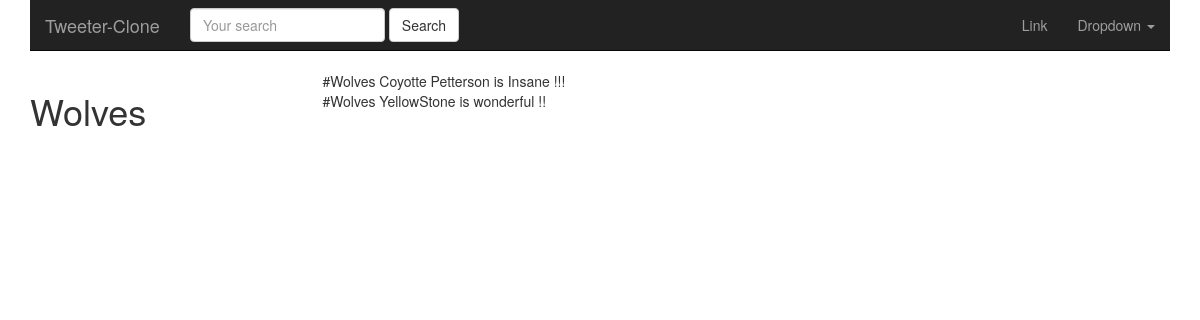
Page /tags/Wolves/ on the committed database.
### hashtags/models.py (models this page shows, shortened)
class HashTag(models.Model):
    tag = models.CharField(max_length=120)
    timestamp = models.DateTimeField(auto_now_add=True)
    def get_tweets(self):
        return Tweet.objects.filter(content__icontains="#" + self.tag)

### tweets/models.py (models this page shows, shortened)
class Tweet(models.Model):
    user        = models.ForeignKey(settings.AUTH_USER_MODEL)
    content     = models.CharField(max_length=255, validators=[validate_content])
    updated     = models.DateTimeField(auto_now=True)
    timestamp   = models.DateTimeField(auto_now_add=True)
    class Meta:
        ordering = ['-timestamp']

### hashtags/views.py (the view)
# urls.py: url(r'^tags/(?P<hashtag>.*)/$', HashTagView.as_view(), name='hashtag'),
class HashTagView(View):
    def get(self, request, hashtag, *args, **kwargs):
        obj, created = HashTag.objects.get_or_create(tag=hashtag)
        return render(request, 'hashtags/tweet_hashtag.html', {"obj": obj})

### hashtags/templates/hashtags/tweet_hashtag.html
{% extends "base.html" %}
{% block content %}
  <div class='row'>
      <div class='col-sm-3 col-xs-12'>
      <h1>{{ obj.tag }}</h1>
      </div>
      <div class='col-sm-9 '>
        {% for tweet in obj.get_tweets %}
          {{ tweet.content }} <br/>
        {% endfor %}
      </div>
  </div>
{% endblock content %}

### rows in the picture
HashTag: tag "Wolves"
Tweet: content "#Wolves Coyotte Petterson is Insane !!!"
Tweet: content "#Wolves YellowStone is wonderful !!"
